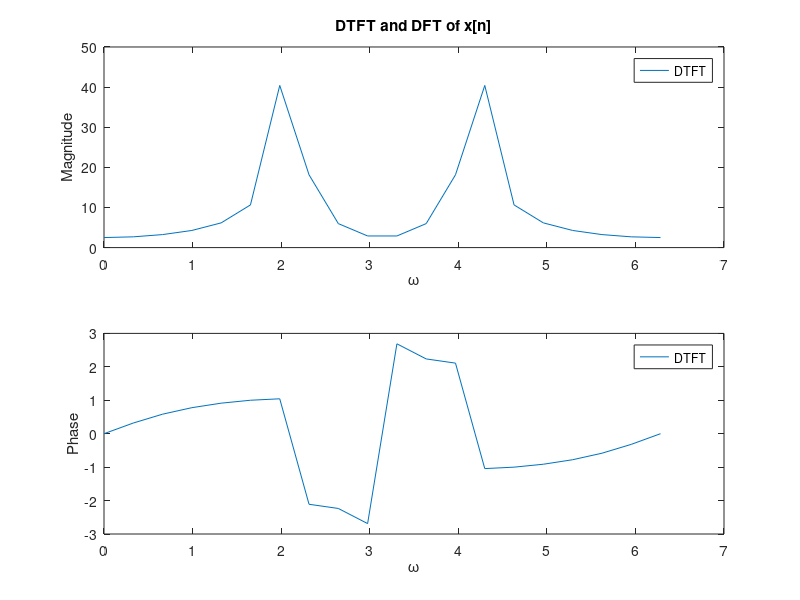

Recreate this plot in MATLAB.
n = 0:19;
x = 5*cos(2*pi*n/3);
N = length(x);

% Define frequency axis for both plots
w = linspace(0, 2*pi, N);
k = 0:N-1;
wk = 2*pi*k/N;

% Compute and plot DTFT
Xdtft = sum(x .* exp(-1j*w.'*n), 2);
figure;
subplot(2, 1, 1);
plot(w, abs(Xdtft));
hold on;

% Compute and plot DFT
Xdft = fft(x);
%stem(wk, abs(Xdft));
xlabel('\omega');
ylabel('Magnitude');
title('DTFT and DFT of x[n]');
legend('DTFT', 'DFT');
hold off;

% Compute and plot phase of DTFT and DFT
subplot(2, 1, 2);
plot(w, angle(Xdtft));
hold on;
%stem(wk, angle(Xdft));
xlabel('\omega');
xlabel('\omega');
ylabel('Phase');
legend('DTFT', 'DFT');
hold off;